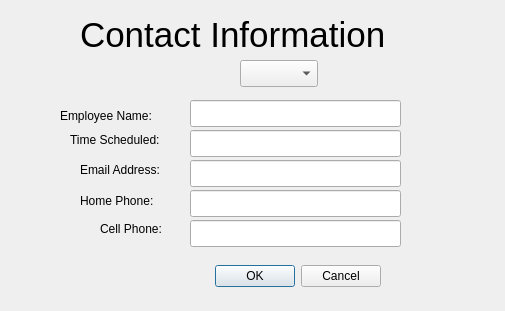
<?xml version="1.0" encoding="UTF-8"?>
<ui version="4.0">
 <class>Dialog</class>
 <widget class="QDialog" name="Dialog">
  <property name="geometry">
   <rect>
    <x>0</x>
    <y>0</y>
    <width>505</width>
    <height>311</height>
   </rect>
  </property>
  <property name="windowTitle">
   <string>Dialog</string>
  </property>
  <widget class="QDialogButtonBox" name="buttonBox">
   <property name="geometry">
    <rect>
     <x>40</x>
     <y>260</y>
     <width>341</width>
     <height>32</height>
    </rect>
   </property>
   <property name="orientation">
    <enum>Qt::Horizontal</enum>
   </property>
   <property name="standardButtons">
    <set>QDialogButtonBox::Cancel|QDialogButtonBox::Ok</set>
   </property>
  </widget>
  <widget class="QLineEdit" name="lineEdit">
   <property name="geometry">
    <rect>
     <x>190</x>
     <y>100</y>
     <width>211</width>
     <height>27</height>
    </rect>
   </property>
  </widget>
  <widget class="QLabel" name="label">
   <property name="geometry">
    <rect>
     <x>60</x>
     <y>100</y>
     <width>131</width>
     <height>31</height>
    </rect>
   </property>
   <property name="text">
    <string>Employee Name:</string>
   </property>
  </widget>
  <widget class="QLabel" name="label_2">
   <property name="geometry">
    <rect>
     <x>70</x>
     <y>130</y>
     <width>121</width>
     <height>20</height>
    </rect>
   </property>
   <property name="text">
    <string>Time Scheduled:</string>
   </property>
  </widget>
  <widget class="QLabel" name="label_3">
   <property name="geometry">
    <rect>
     <x>80</x>
     <y>160</y>
     <width>111</width>
     <height>20</height>
    </rect>
   </property>
   <property name="text">
    <string>Email Address:</string>
   </property>
  </widget>
  <widget class="QLabel" name="label_4">
   <property name="geometry">
    <rect>
     <x>80</x>
     <y>190</y>
     <width>101</width>
     <height>21</height>
    </rect>
   </property>
   <property name="text">
    <string>Home Phone:</string>
   </property>
  </widget>
  <widget class="QLabel" name="label_5">
   <property name="geometry">
    <rect>
     <x>100</x>
     <y>220</y>
     <width>91</width>
     <height>17</height>
    </rect>
   </property>
   <property name="text">
    <string>Cell Phone:</string>
   </property>
  </widget>
  <widget class="QLineEdit" name="lineEdit_2">
   <property name="geometry">
    <rect>
     <x>190</x>
     <y>130</y>
     <width>211</width>
     <height>27</height>
    </rect>
   </property>
  </widget>
  <widget class="QLineEdit" name="lineEdit_3">
   <property name="geometry">
    <rect>
     <x>190</x>
     <y>160</y>
     <width>211</width>
     <height>27</height>
    </rect>
   </property>
  </widget>
  <widget class="QLineEdit" name="lineEdit_4">
   <property name="geometry">
    <rect>
     <x>190</x>
     <y>190</y>
     <width>211</width>
     <height>27</height>
    </rect>
   </property>
  </widget>
  <widget class="QLineEdit" name="lineEdit_5">
   <property name="geometry">
    <rect>
     <x>190</x>
     <y>220</y>
     <width>211</width>
     <height>27</height>
    </rect>
   </property>
  </widget>
  <widget class="QLabel" name="label_6">
   <property name="geometry">
    <rect>
     <x>80</x>
     <y>10</y>
     <width>351</width>
     <height>51</height>
    </rect>
   </property>
   <property name="text">
    <string>&lt;html&gt;&lt;head/&gt;&lt;body&gt;&lt;p&gt;&lt;span style=&quot; font-size:26pt;&quot;&gt;Contact Information&lt;/span&gt;&lt;/p&gt;&lt;/body&gt;&lt;/html&gt;</string>
   </property>
  </widget>
  <widget class="QComboBox" name="comboBox">
   <property name="geometry">
    <rect>
     <x>240</x>
     <y>60</y>
     <width>78</width>
     <height>27</height>
    </rect>
   </property>
  </widget>
 </widget>
 <resources/>
 <connections>
  <connection>
   <sender>buttonBox</sender>
   <signal>accepted()</signal>
   <receiver>Dialog</receiver>
   <slot>accept()</slot>
   <hints>
    <hint type="sourcelabel">
     <x>248</x>
     <y>254</y>
    </hint>
    <hint type="destinationlabel">
     <x>157</x>
     <y>274</y>
    </hint>
   </hints>
  </connection>
  <connection>
   <sender>buttonBox</sender>
   <signal>rejected()</signal>
   <receiver>Dialog</receiver>
   <slot>reject()</slot>
   <hints>
    <hint type="sourcelabel">
     <x>316</x>
     <y>260</y>
    </hint>
    <hint type="destinationlabel">
     <x>286</x>
     <y>274</y>
    </hint>
   </hints>
  </connection>
 </connections>
</ui>
